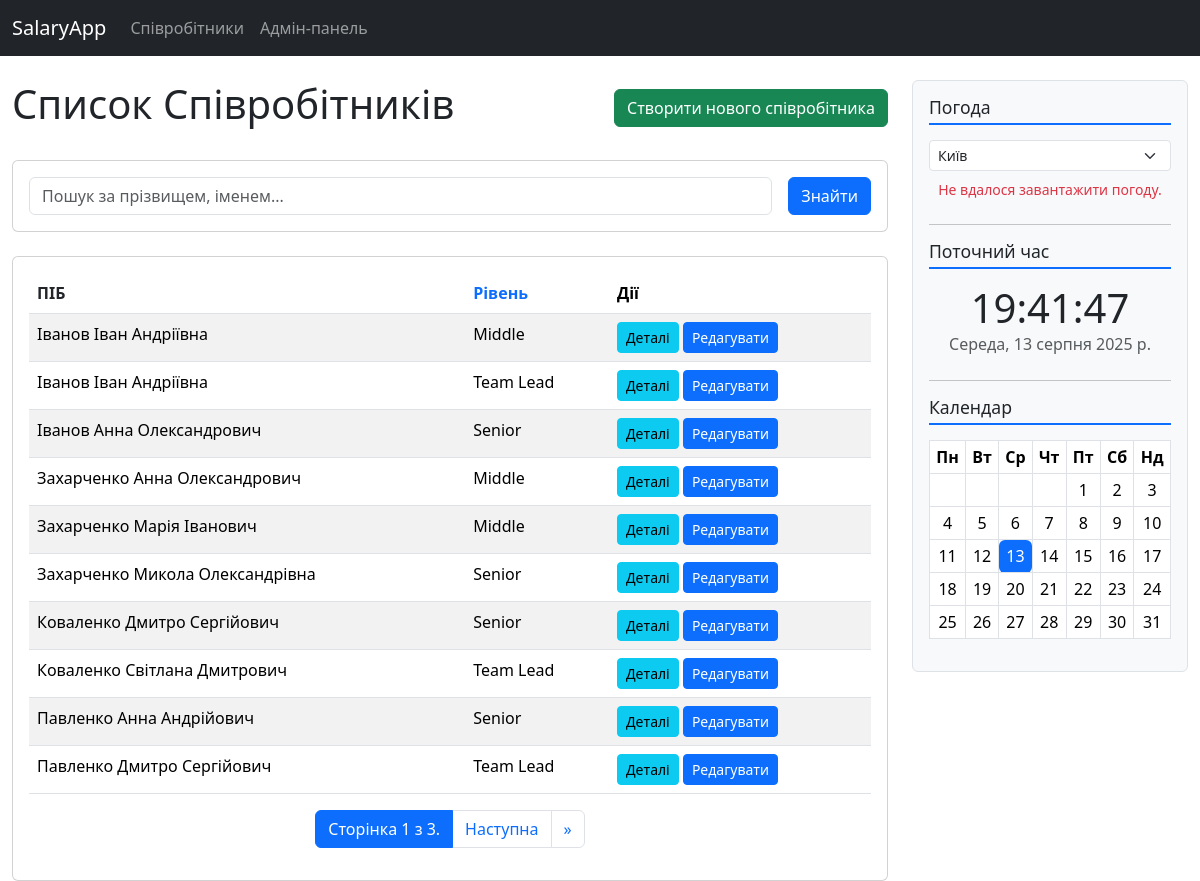
/employees/, run on the app's committed database.
### employees/models.py (models this page shows, shortened)
class Employee(models.Model):
    LEVEL_CHOICES = [
        ('JUN', 'Junior'),
        ('MID', 'Middle'),
        ('SEN', 'Senior'),
        ('LEAD', 'Team Lead'),
    ]
    first_name = models.CharField(max_length=100, verbose_name='Ім\'я')
    last_name = models.CharField(max_length=100, verbose_name='Прізвище')
    patronymic = models.CharField(max_length=100, blank=True, verbose_name='По-батькові')
    level = models.CharField(max_length=4, choices=LEVEL_CHOICES, verbose_name='Рівень')
    def get_full_name(self):
        return f"{self.last_name} {self.first_name} {self.patronymic}".strip()
    class Meta:
        verbose_name = 'Співробітник'
        verbose_name_plural = 'Співробітники'

### employees/views.py (the view)
# urls.py: path('', views.EmployeeListView.as_view(), name='employee-list'),
class EmployeeListView(ListView):
    model = Employee
    context_object_name = 'employees'
    template_name = 'employees/employee_list.html'
    paginate_by = 10  # Розбивка списку на сторінки
    def get_queryset(self):
        queryset = super().get_queryset()
        search_query = self.request.GET.get('q')
        if search_query:
            queryset = queryset.filter(
                Q(last_name__icontains=search_query) |
                Q(first_name__icontains=search_query) |
                Q(patronymic__icontains=search_query)
            )
        sort_by = self.request.GET.get('sort')
        if sort_by == 'level':
            queryset = queryset.annotate(
                level_order=Case(
                    When(level='JUN', then=Value(1)),
                    When(level='MID', then=Value(2)),
                    When(level='SEN', then=Value(3)),
                    When(level='LEAD', then=Value(4)),
                    default=Value(5), output_field=IntegerField(),
                )
            ).order_by('level_order', 'last_name')
        else:  # Сортування за замовчуванням
            queryset = queryset.order_by('last_name', 'first_name')
        return queryset
    def get_context_data(self, **kwargs):
        """Пагінація - розбиття великого списку елементів (наприклад, товарів, статей) на сторінки"""
        context = super().get_context_data(**kwargs)
        context['current_query'] = self.request.GET.get('q', '')
        context['current_sort'] = self.request.GET.get('sort', 'name')
        return context

### templates/employees/employee_list.html (shortened to what this page needs)
{% extends 'base.html' %}
{% load i18n %}
{% block content %}
<div class="d-flex justify-content-between align-items-center mb-4">
    <h1>Список Співробітників</h1>
    <a href="{% url 'employee-create' %}" class="btn btn-success">Створити нового співробітника</a>
</div>
<div class="card mb-4">
    <div class="card-body">
        <form method="get" action="{% url 'employee-list' %}" class="row g-3 align-items-center">
            <div class="col-auto flex-grow-1">
                <input type="text" name="q" class="form-control" placeholder="Пошук за прізвищем, іменем..." value="{{ current_query }}">
            </div>
            <div class="col-auto">
                <button type="submit" class="btn btn-primary">Знайти</button>
            </div>
        </form>
    </div>
</div>
<div class="card">
    <div class="card-body">
        <table class="table table-striped table-hover">
            <thead>
                <tr>
                    <th scope="col"><a href="?sort=name&q={{ current_query }}" class="text-decoration-none {% if current_sort == 'name' %}fw-bold text-dark{% endif %}">ПІБ</a></th>
                    <th scope="col"><a href="?sort=level&q={{ current_query }}" class="text-decoration-none {% if current_sort == 'level' %}fw-bold text-dark{% endif %}">Рівень</a></th>
                    <th scope="col">Дії</th>
                </tr>
            </thead>
            <tbody>
                {% for employee in employees %}
                    <tr>
                        <td>{{ employee.get_full_name }}</td>
                        <td>{{ employee.get_level_display }}</td>
                        <td>
                            <a href="{% url 'employee-detail' employee.pk %}" class="btn btn-sm btn-info">Деталі</a>
                            <a href="{% url 'employee-update' employee.pk %}" class="btn btn-sm btn-primary">Редагувати</a>
                        </td>
                    </tr>
                {% empty %}
                    <tr><td colspan="3" class="text-center">Співробітників за вашим запитом не знайдено.</td></tr>
                {% endfor %}
            </tbody>
        </table>
        {% if is_paginated %}
        <nav aria-label="Page navigation">
            <ul class="pagination justify-content-center">
                <li class="page-item active" aria-current="page"><span class="page-link">Сторінка {{ page_obj.number }} з {{ page_obj.paginator.num_pages }}.</span></li>
                {% if page_obj.has_next %}
                    <li class="page-item"><a class="page-link" href="?page={{ page_obj.next_page_number }}&sort={{ current_sort }}&q={{ current_query }}">Наступна</a></li>
                    <li class="page-item"><a class="page-link" href="?page={{ page_obj.paginator.num_pages }}&sort={{ current_sort }}&q={{ current_query }}">»</a></li>
                {% endif %}
            </ul>
        </nav>
        {% endif %}
    </div>
</div>
{% endblock %}

### templates/base.html (shortened to what this page needs)
{% load static %}
<!DOCTYPE html>
<html lang="uk">
<head>
    <link href="https://cdn.jsdelivr.net/npm/bootstrap@5.3.2/dist/css/bootstrap.min.css" rel="stylesheet">
    <link rel="stylesheet" href="{% static 'css/styles.css' %}">
</head>
<body>
    <nav class="navbar navbar-expand-lg navbar-dark bg-dark">
        <div class="container-fluid">
            <a class="navbar-brand" href="{% url 'home' %}">SalaryApp</a>
            <div class="collapse navbar-collapse">
                <ul class="navbar-nav">
                    <li class="nav-item"><a class="nav-link" href="{% url 'employee-list' %}">Співробітники</a></li>
                    <li class="nav-item"><a class="nav-link" href="/admin/" target="_blank">Адмін-панель</a></li>
                </ul>
            </div>
        </div>
    </nav>
    <div class="container-fluid mt-4">
        <div class="row">
            <main class="col-md-9">
                {% block content %}{% endblock %}
            </main>
            <aside class="col-md-3">
                <div class="sidebar-widget p-3 rounded">
                    <div id="weather-widget" class="mb-4">
                        <h5 class="widget-title">Погода</h5>
                        <div class="mb-2"><select id="city-select" class="form-select form-select-sm"></select></div>
                        <div id="weather-content" class="text-center">Завантаження...</div>
                    </div>
                    <hr>
                    <div id="clock-widget" class="mb-4">
                        <h5 class="widget-title">Поточний час</h5>
                        <div id="clock-display" class="display-6 text-center"></div>
                        <div id="date-display" class="text-center text-muted"></div>
                    </div>
                    <hr>
                    <div id="calendar-widget">
                        <h5 class="widget-title">Календар</h5>
                        <div id="calendar-display"></div>
                    </div>
                </div>
            </aside>
        </div>
    </div>
</body>
</html>

### static/css/styles.css (style rules this page uses)
.sidebar-widget { background-color: #f8f9fa; border: 1px solid #dee2e6; border-radius: 0.375rem; }
.widget-title { border-bottom: 2px solid #0d6efd; padding-bottom: 5px; margin-bottom: 15px; font-size: 1.1rem; }
#clock-display { font-weight: 500; }

### data on the page
Employee: get_full_name "Іванов Іван Андріївна", level "Middle"
Employee: get_full_name "Іванов Іван Андріївна", level "Team Lead"
Employee: get_full_name "Іванов Анна Олександрович", level "Senior"
Employee: get_full_name "Захарченко Анна Олександрович", level "Middle"
Employee: get_full_name "Захарченко Марія Іванович", level "Middle"
Employee: get_full_name "Захарченко Микола Олександрівна", level "Senior"
Employee: get_full_name "Коваленко Дмитро Сергійович", level "Senior"
Employee: get_full_name "Коваленко Світлана Дмитрович", level "Team Lead"
Employee: get_full_name "Павленко Анна Андрійович", level "Senior"
Employee: get_full_name "Павленко Дмитро Сергійович", level "Team Lead"

### other printed values
{{ page_obj.number }} "1"
{{ page_obj.paginator.num_pages }} "3"
